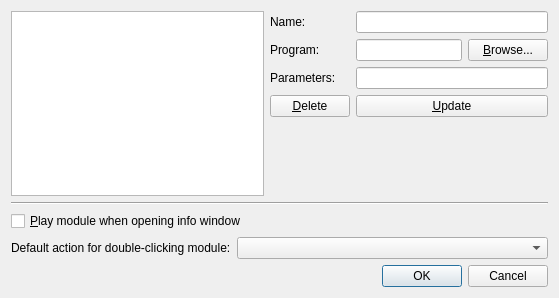
<?xml version="1.0" encoding="UTF-8"?>
<ui version="4.0">
 <class>Settings</class>
 <widget class="QDialog" name="Settings">
  <property name="geometry">
   <rect>
    <x>0</x>
    <y>0</y>
    <width>559</width>
    <height>298</height>
   </rect>
  </property>
  <property name="windowTitle">
   <string>Settings</string>
  </property>
  <layout class="QGridLayout" name="gridLayout">
   <item row="0" column="0" colspan="2">
    <layout class="QHBoxLayout" name="horizontalLayout">
     <item>
      <widget class="QListView" name="applications"/>
     </item>
     <item>
      <layout class="QGridLayout" name="gridLayout_2">
       <item row="0" column="0">
        <widget class="QLabel" name="label">
         <property name="text">
          <string>Name:</string>
         </property>
        </widget>
       </item>
       <item row="1" column="0">
        <widget class="QLabel" name="label_2">
         <property name="text">
          <string>Program:</string>
         </property>
        </widget>
       </item>
       <item row="0" column="1">
        <widget class="QLineEdit" name="lineEdit"/>
       </item>
       <item row="3" column="1">
        <widget class="QLineEdit" name="lineEdit_3"/>
       </item>
       <item row="3" column="0">
        <widget class="QLabel" name="label_3">
         <property name="text">
          <string>Parameters:</string>
         </property>
        </widget>
       </item>
       <item row="4" column="0">
        <widget class="QPushButton" name="deleteButton">
         <property name="text">
          <string>&amp;Delete</string>
         </property>
        </widget>
       </item>
       <item row="4" column="1">
        <widget class="QPushButton" name="pushButton_2">
         <property name="text">
          <string>&amp;Update</string>
         </property>
        </widget>
       </item>
       <item row="5" column="0">
        <spacer name="verticalSpacer">
         <property name="orientation">
          <enum>Qt::Vertical</enum>
         </property>
         <property name="sizeHint" stdset="0">
          <size>
           <width>20</width>
           <height>40</height>
          </size>
         </property>
        </spacer>
       </item>
       <item row="1" column="1">
        <layout class="QGridLayout" name="gridLayout_3">
         <item row="0" column="0">
          <widget class="QLineEdit" name="lineEdit_2"/>
         </item>
         <item row="0" column="1">
          <widget class="QPushButton" name="browseProgram">
           <property name="text">
            <string>&amp;Browse...</string>
           </property>
          </widget>
         </item>
        </layout>
       </item>
      </layout>
     </item>
    </layout>
   </item>
   <item row="1" column="0" colspan="2">
    <widget class="Line" name="line">
     <property name="sizePolicy">
      <sizepolicy hsizetype="Expanding" vsizetype="Fixed">
       <horstretch>0</horstretch>
       <verstretch>0</verstretch>
      </sizepolicy>
     </property>
     <property name="minimumSize">
      <size>
       <width>0</width>
       <height>0</height>
      </size>
     </property>
     <property name="orientation">
      <enum>Qt::Horizontal</enum>
     </property>
    </widget>
   </item>
   <item row="2" column="0" colspan="2">
    <widget class="QCheckBox" name="playModule">
     <property name="text">
      <string>&amp;Play module when opening info window</string>
     </property>
    </widget>
   </item>
   <item row="3" column="0">
    <widget class="QLabel" name="label_4">
     <property name="text">
      <string>Default action for double-clicking module:</string>
     </property>
    </widget>
   </item>
   <item row="3" column="1">
    <widget class="QComboBox" name="comboBox"/>
   </item>
   <item row="4" column="1">
    <widget class="QDialogButtonBox" name="buttonBox">
     <property name="orientation">
      <enum>Qt::Horizontal</enum>
     </property>
     <property name="standardButtons">
      <set>QDialogButtonBox::Cancel|QDialogButtonBox::Ok</set>
     </property>
    </widget>
   </item>
  </layout>
 </widget>
 <tabstops>
  <tabstop>buttonBox</tabstop>
  <tabstop>applications</tabstop>
  <tabstop>lineEdit</tabstop>
  <tabstop>lineEdit_2</tabstop>
  <tabstop>browseProgram</tabstop>
  <tabstop>lineEdit_3</tabstop>
  <tabstop>pushButton_2</tabstop>
  <tabstop>deleteButton</tabstop>
  <tabstop>playModule</tabstop>
  <tabstop>comboBox</tabstop>
 </tabstops>
 <resources/>
 <connections>
  <connection>
   <sender>buttonBox</sender>
   <signal>accepted()</signal>
   <receiver>Settings</receiver>
   <slot>accept()</slot>
   <hints>
    <hint type="sourcelabel">
     <x>248</x>
     <y>254</y>
    </hint>
    <hint type="destinationlabel">
     <x>157</x>
     <y>274</y>
    </hint>
   </hints>
  </connection>
  <connection>
   <sender>buttonBox</sender>
   <signal>rejected()</signal>
   <receiver>Settings</receiver>
   <slot>reject()</slot>
   <hints>
    <hint type="sourcelabel">
     <x>316</x>
     <y>260</y>
    </hint>
    <hint type="destinationlabel">
     <x>286</x>
     <y>274</y>
    </hint>
   </hints>
  </connection>
 </connections>
</ui>
